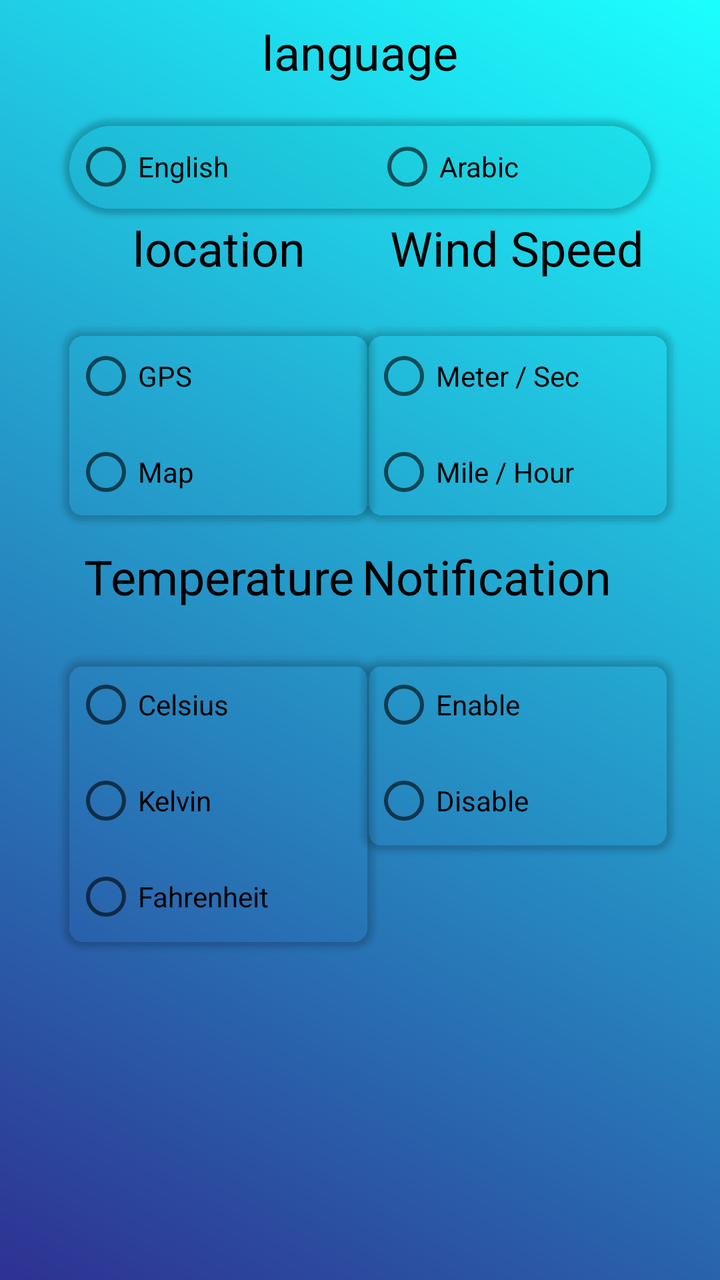
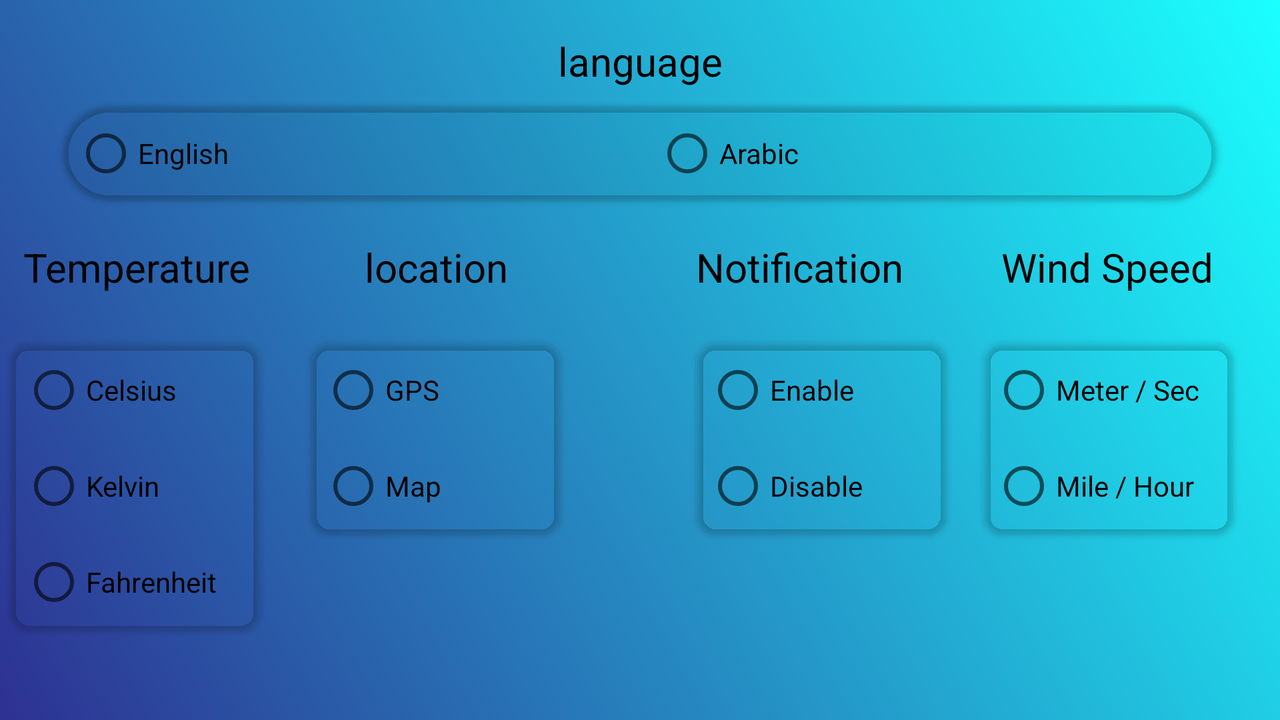

The same Android screen from two of the app's own layout files: first res/layout/ as a phone draws it, then the author's variant for another configuration, drawn on a device whose configuration selects that folder. Both files follow.
<!-- AndroidManifest.xml: application theme Theme.WeatherApp -->
<!-- res/layout/fragment_settings.xml -->
<?xml version="1.0" encoding="utf-8"?>
<androidx.constraintlayout.widget.ConstraintLayout xmlns:android="http://schemas.android.com/apk/res/android"
    xmlns:app="http://schemas.android.com/apk/res-auto"
    xmlns:tools="http://schemas.android.com/tools"
    android:layout_width="match_parent"

    android:background="@drawable/settingbackground"
    android:layout_height="match_parent"
    tools:context=".AppViews.SettingsFragment">

    <androidx.cardview.widget.CardView
        android:id="@+id/cardView99"
        android:layout_width="155dp"
        android:layout_height="wrap_content"
        android:elevation="0dp"
        app:cardBackgroundColor="@android:color/transparent"
        app:cardCornerRadius="10dp"
        app:layout_constraintBottom_toBottomOf="parent"
        app:layout_constraintEnd_toEndOf="@+id/cardView3"
        app:layout_constraintStart_toStartOf="@+id/cardView3"
        app:layout_constraintTop_toTopOf="@+id/cardView5"
        app:layout_constraintVertical_bias="0.0">

        <RadioGroup
            android:id="@+id/notification"
            android:layout_width="match_parent"
            android:layout_height="wrap_content"
            android:layout_marginStart="5dp"
            android:orientation="vertical">

            <RadioButton
                android:id="@+id/enablenf"
                android:layout_width="match_parent"
                android:layout_height="match_parent"
                android:layout_weight="1"
                android:foregroundGravity="center"
                android:gravity="start|center"
                android:text="@string/enable"
                android:textColor="@color/black" />

            <RadioButton
                android:id="@+id/disablenf"
                android:layout_width="match_parent"
                android:layout_height="match_parent"
                android:layout_weight="1"
                android:gravity="start|center"
                android:text="@string/disable"
                android:textColor="@color/black" />
        </RadioGroup>
    </androidx.cardview.widget.CardView>

    <TextView
        android:id="@+id/textView8"
        android:layout_width="0dp"
        android:layout_height="wrap_content"

        android:layout_marginBottom="24dp"
        android:background="@android:color/transparent"
        android:gravity="center"
        android:text="@string/temp"
        android:textColor="@color/black"
        android:textSize="24sp"
        app:layout_constraintBottom_toTopOf="@+id/cardView5"
        app:layout_constraintEnd_toEndOf="@+id/cardView5"
        app:layout_constraintHorizontal_bias="0.0"
        app:layout_constraintStart_toStartOf="@+id/cardView5" />

    <androidx.cardview.widget.CardView
        android:id="@+id/cardView5"
        android:layout_width="155dp"
        android:layout_height="wrap_content"
        android:layout_marginStart="32dp"
        app:cardBackgroundColor="@android:color/transparent"
        app:cardCornerRadius="10dp"
        app:layout_constraintBottom_toBottomOf="parent"
        app:layout_constraintEnd_toEndOf="@+id/cardView2"
        app:layout_constraintHorizontal_bias="1.0"
        app:layout_constraintStart_toStartOf="@+id/cardView2"
        app:layout_constraintTop_toBottomOf="@+id/cardView2"
        app:layout_constraintVertical_bias="0.29000002">

        <RadioGroup
            android:id="@+id/Temp"
            android:layout_width="match_parent"
            android:layout_height="wrap_content"
            android:layout_marginStart="5dp"
            android:orientation="vertical">

            <RadioButton
                android:id="@+id/Crdb"
                android:layout_width="match_parent"
                android:layout_height="match_parent"
                android:layout_weight="1"
                android:foregroundGravity="center"
                android:gravity="start|center"
                android:text="@string/C"
                android:textColor="@color/black" />

            <RadioButton
                android:id="@+id/Krdb"
                android:layout_width="match_parent"
                android:layout_height="match_parent"
                android:layout_weight="1"
                android:gravity="start|center"
                android:text="@string/K"
                android:textColor="@color/black" />
            <RadioButton
                android:id="@+id/Frdb"
                android:layout_width="match_parent"
                android:layout_height="match_parent"
                android:layout_weight="1"
                android:gravity="start|center"
                android:text="@string/F"
                android:textColor="@color/black" />
        </RadioGroup>
    </androidx.cardview.widget.CardView>

    <androidx.cardview.widget.CardView
        android:id="@+id/cardView3"

        android:layout_width="155dp"
        android:layout_height="wrap_content"
        android:layout_marginEnd="24dp"
        android:elevation="0dp"
        app:cardBackgroundColor="@android:color/transparent"
        app:cardCornerRadius="10dp"
        app:layout_constraintBottom_toBottomOf="@+id/cardView2"
        app:layout_constraintEnd_toEndOf="parent"
        app:layout_constraintHorizontal_bias="1.0"
        app:layout_constraintStart_toStartOf="parent"
        app:layout_constraintTop_toTopOf="@+id/cardView2"
        app:layout_constraintVertical_bias="0.289">

        <RadioGroup
            android:id="@+id/SpeenUnits"
            android:layout_width="match_parent"
            android:layout_height="wrap_content"
            android:layout_marginStart="5dp"
            android:orientation="vertical">

            <RadioButton
                android:id="@+id/radioButton6"
                android:layout_width="match_parent"
                android:layout_height="match_parent"
                android:layout_weight="1"
                android:foregroundGravity="center"
                android:gravity="start|center"
                android:text="@string/MS"
                android:textColor="@color/black" />

            <RadioButton
                android:id="@+id/radioButton7"
                android:layout_width="match_parent"
                android:layout_height="match_parent"
                android:layout_weight="1"
                android:gravity="start|center"
                android:text="@string/MH"
                android:textColor="@color/black" />
        </RadioGroup>
    </androidx.cardview.widget.CardView>


    <TextView
        android:id="@+id/textView3"
        android:layout_width="0dp"
        android:layout_height="wrap_content"

        android:layout_marginBottom="24dp"
        android:background="@android:color/transparent"
        android:gravity="center"
        android:text="@string/location"
        android:textColor="@color/black"
        android:textSize="24sp"
        app:layout_constraintBottom_toTopOf="@+id/cardView2"
        app:layout_constraintEnd_toEndOf="@+id/cardView2"
        app:layout_constraintHorizontal_bias="0.0"
        app:layout_constraintStart_toStartOf="@+id/cardView2" />

    <androidx.cardview.widget.CardView
        android:id="@+id/cardView2"
        android:layout_width="155dp"
        android:layout_height="wrap_content"
        android:layout_marginStart="32dp"
        android:layout_marginEnd="32dp"
        app:cardBackgroundColor="@android:color/transparent"
        app:cardCornerRadius="10dp"
        app:layout_constraintBottom_toBottomOf="parent"
        app:layout_constraintEnd_toEndOf="parent"
        app:layout_constraintHorizontal_bias="0.0"
        app:layout_constraintStart_toStartOf="parent"
        app:layout_constraintTop_toBottomOf="@+id/cardView"
        app:layout_constraintVertical_bias="0.13">

        <RadioGroup
            android:id="@+id/mode"
            android:layout_width="match_parent"
            android:layout_height="wrap_content"
            android:layout_marginStart="5dp"
            android:orientation="vertical">

            <RadioButton
                android:id="@+id/GPSrdb"
                android:layout_width="match_parent"
                android:layout_height="match_parent"
                android:layout_weight="1"
                android:foregroundGravity="center"
                android:gravity="start|center"
                android:text="@string/GPS"
                android:textColor="@color/black" />

            <RadioButton
                android:id="@+id/Map"
                android:layout_width="match_parent"
                android:layout_height="match_parent"
                android:layout_weight="1"
                android:gravity="start|center"
                android:text="@string/map"
                android:textColor="@color/black" />
        </RadioGroup>
    </androidx.cardview.widget.CardView>

    <androidx.cardview.widget.CardView
        app:cardBackgroundColor="@android:color/transparent"
        android:id="@+id/cardView"
        android:layout_width="0dp"
        android:layout_height="wrap_content"
        android:layout_marginStart="32dp"
        android:layout_marginEnd="32dp"
        app:cardCornerRadius="50dp"
        app:layout_constraintBottom_toBottomOf="parent"
        app:layout_constraintEnd_toEndOf="parent"
        app:layout_constraintHorizontal_bias="0.666"
        app:layout_constraintStart_toStartOf="parent"
        app:layout_constraintTop_toTopOf="parent"
        app:layout_constraintVertical_bias="0.100000024">

        <RadioGroup
            android:layout_marginStart="5dp"
            android:foreground="@android:color/transparent"
            android:id="@+id/languge"
            android:layout_width="match_parent"
            android:layout_height="wrap_content"
            android:orientation="horizontal">

            <RadioButton
                android:layout_marginEnd="5dp"

                android:id="@+id/Englishrdb"
                android:layout_width="wrap_content"
                android:layout_height="wrap_content"
                android:layout_weight="1"
                android:foreground="@android:color/transparent"
                android:foregroundGravity="center"
                android:gravity="start|center"
                android:text="@string/en"
                android:textColor="@color/black" />

            <RadioButton
                android:foreground="@android:color/transparent"
                android:id="@+id/arabicrdb"
                android:layout_width="wrap_content"
                android:layout_height="wrap_content"
                android:layout_weight="1"
                android:gravity="start|center"
                android:text="@string/ar"
                android:textColor="@color/black" />
        </RadioGroup>
    </androidx.cardview.widget.CardView>

    <TextView
        android:id="@+id/textView"
        android:layout_width="0dp"
        android:layout_height="wrap_content"
        android:layout_marginBottom="8dp"
        android:background="@android:color/transparent"

        android:gravity="center"
        android:text="@string/lang"
        android:textColor="@color/black"
        android:textSize="24sp"
        app:layout_constraintBottom_toTopOf="@+id/cardView"
        app:layout_constraintEnd_toEndOf="@+id/cardView"
        app:layout_constraintHorizontal_bias="0.0"
        app:layout_constraintStart_toStartOf="@+id/cardView"
        app:layout_constraintTop_toTopOf="parent" />

    <TextView
        android:id="@+id/textView5"
        android:layout_width="0dp"
        android:layout_height="0dp"
        android:gravity="center"
        android:text="@string/Wind_Speed"
        android:textColor="@color/black"
        android:textColorLink="@color/black"
        android:textSize="24sp"
        app:layout_constraintBottom_toBottomOf="@+id/textView3"
        app:layout_constraintEnd_toEndOf="@+id/cardView3"
        app:layout_constraintStart_toStartOf="@+id/cardView3"
        app:layout_constraintTop_toTopOf="@+id/textView3" />

    <TextView
        android:id="@+id/textView9"
        android:layout_width="0dp"
        android:layout_height="0dp"
        android:textColor="@color/black"
        android:textSize="24sp"
        android:text="@string/notif"
        app:layout_constraintBottom_toBottomOf="@+id/textView8"
        app:layout_constraintEnd_toEndOf="@+id/cardView99"
        app:layout_constraintStart_toStartOf="@+id/cardView99"
        app:layout_constraintTop_toTopOf="@+id/textView8" />

</androidx.constraintlayout.widget.ConstraintLayout>
<!-- resources referenced by this layout -->
<resources>
  <color name="black">#FF000000</color>
  <!-- drawable settingbackground (drawable) -->
  <?xml version="1.0" encoding="utf-8"?>
  <shape
      android:shape="rectangle"
      xmlns:android="http://schemas.android.com/apk/res/android">
      <gradient
          android:angle="225"
          android:endColor="#2E3192 "
          android:startColor="#1BFFFF"
          />
  </shape>
  <string name="C">Celsius</string>
  <string name="F">Fahrenheit</string>
  <string name="GPS">GPS</string>
  <string name="K">Kelvin</string>
  <string name="MH">Mile / Hour</string>
  <string name="MS">Meter / Sec</string>
  <string name="Wind_Speed">Wind Speed</string>
  <string name="ar">Arabic</string>
  <string name="disable">Disable</string>
  <string name="en">English</string>
  <string name="enable">Enable</string>
  <string name="lang">language</string>
  <string name="location">location</string>
  <string name="map">Map</string>
  <string name="notif">Notification</string>
  <string name="temp">Temperature</string>
  <style name="Theme.WeatherApp" parent="Base.Theme.WeatherApp" />
  <style name="Base.Theme.WeatherApp" parent="Theme.MaterialComponents.DayNight">
          
          
      </style>
</resources>
<!-- res/layout-land/fragment_settings.xml (the author's variant of the layout above) -->
<!-- drawn on the phone turned sideways -->
<?xml version="1.0" encoding="utf-8"?>
<androidx.constraintlayout.widget.ConstraintLayout xmlns:android="http://schemas.android.com/apk/res/android"
    xmlns:app="http://schemas.android.com/apk/res-auto"
    xmlns:tools="http://schemas.android.com/tools"
    android:layout_width="match_parent"

    android:background="@drawable/settingbackground"
    android:layout_height="match_parent"
    tools:context=".AppViews.SettingsFragment">

    <androidx.cardview.widget.CardView
        android:id="@+id/cardView99"
        android:layout_width="125dp"
        android:layout_height="wrap_content"
        android:elevation="0dp"
        app:cardBackgroundColor="@android:color/transparent"
        app:cardCornerRadius="10dp"
        app:layout_constraintBottom_toBottomOf="@+id/cardView2"
        app:layout_constraintEnd_toEndOf="@+id/cardView3"
        app:layout_constraintHorizontal_bias="0.32"
        app:layout_constraintStart_toEndOf="@+id/cardView2"
        app:layout_constraintTop_toTopOf="@+id/cardView5"
        app:layout_constraintVertical_bias="0.55">

        <RadioGroup
            android:id="@+id/notification"
            android:layout_width="match_parent"
            android:layout_height="wrap_content"
            android:layout_marginStart="5dp"
            android:orientation="vertical">

            <RadioButton
                android:id="@+id/enablenf"
                android:layout_width="match_parent"
                android:layout_height="match_parent"
                android:layout_weight="1"
                android:foregroundGravity="center"
                android:gravity="start|center"
                android:text="@string/enable"
                android:textColor="@color/black" />

            <RadioButton
                android:id="@+id/disablenf"
                android:layout_width="match_parent"
                android:layout_height="match_parent"
                android:layout_weight="1"
                android:gravity="start|center"
                android:text="@string/disable"
                android:textColor="@color/black" />
        </RadioGroup>
    </androidx.cardview.widget.CardView>

    <TextView
        android:id="@+id/textView8"
        android:layout_width="0dp"
        android:layout_height="wrap_content"

        android:layout_marginBottom="24dp"
        android:background="@android:color/transparent"
        android:gravity="center"
        android:text="@string/temp"
        android:textColor="@color/black"
        android:textSize="20sp"
        app:layout_constraintBottom_toTopOf="@+id/cardView5"
        app:layout_constraintEnd_toEndOf="@+id/cardView5"
        app:layout_constraintHorizontal_bias="0.0"
        app:layout_constraintStart_toStartOf="@+id/cardView5"
        app:layout_constraintTop_toTopOf="@+id/textView3" />

    <androidx.cardview.widget.CardView
        android:id="@+id/cardView5"
        android:layout_width="125dp"
        android:layout_height="wrap_content"
        app:cardBackgroundColor="@android:color/transparent"
        app:cardCornerRadius="10dp"
        app:layout_constraintEnd_toStartOf="@+id/cardView2"
        app:layout_constraintHorizontal_bias="0.2"
        app:layout_constraintStart_toStartOf="parent"
        app:layout_constraintTop_toTopOf="@+id/cardView2">

        <RadioGroup
            android:id="@+id/Temp"
            android:layout_width="match_parent"
            android:layout_height="wrap_content"
            android:layout_marginStart="5dp"
            android:orientation="vertical">

            <RadioButton
                android:id="@+id/Crdb"
                android:layout_width="match_parent"
                android:layout_height="match_parent"
                android:layout_weight="1"
                android:foregroundGravity="center"
                android:gravity="start|center"
                android:text="@string/C"
                android:textColor="@color/black" />

            <RadioButton
                android:id="@+id/Krdb"
                android:layout_width="match_parent"
                android:layout_height="match_parent"
                android:layout_weight="1"
                android:gravity="start|center"
                android:text="@string/K"
                android:textColor="@color/black" />

            <RadioButton
                android:id="@+id/Frdb"
                android:layout_width="match_parent"
                android:layout_height="match_parent"
                android:layout_weight="1"
                android:gravity="start|center"
                android:text="@string/F"
                android:textColor="@color/black" />
        </RadioGroup>
    </androidx.cardview.widget.CardView>

    <androidx.cardview.widget.CardView
        android:id="@+id/cardView3"

        android:layout_width="125dp"
        android:layout_height="wrap_content"
        android:layout_marginEnd="24dp"
        android:elevation="0dp"
        app:cardBackgroundColor="@android:color/transparent"
        app:cardCornerRadius="10dp"
        app:layout_constraintBottom_toBottomOf="@+id/cardView2"
        app:layout_constraintEnd_toEndOf="parent"
        app:layout_constraintHorizontal_bias="1.0"
        app:layout_constraintStart_toStartOf="parent"
        app:layout_constraintTop_toTopOf="@+id/cardView2"
        app:layout_constraintVertical_bias="0.289">

        <RadioGroup
            android:id="@+id/SpeenUnits"
            android:layout_width="match_parent"
            android:layout_height="wrap_content"
            android:layout_marginStart="5dp"
            android:orientation="vertical">

            <RadioButton
                android:id="@+id/MS"
                android:layout_width="match_parent"
                android:layout_height="match_parent"
                android:layout_weight="1"
                android:foregroundGravity="center"
                android:gravity="start|center"
                android:text="@string/MS"
                android:textColor="@color/black" />

            <RadioButton
                android:id="@+id/MH"
                android:layout_width="match_parent"
                android:layout_height="match_parent"
                android:layout_weight="1"
                android:gravity="start|center"
                android:text="@string/MH"
                android:textColor="@color/black" />
        </RadioGroup>
    </androidx.cardview.widget.CardView>


    <TextView
        android:id="@+id/textView3"
        android:layout_width="0dp"
        android:layout_height="wrap_content"

        android:layout_marginBottom="24dp"
        android:background="@android:color/transparent"
        android:gravity="center"
        android:text="@string/location"
        android:textColor="@color/black"
        android:textSize="20sp"
        app:layout_constraintBottom_toTopOf="@+id/cardView2"
        app:layout_constraintEnd_toEndOf="@+id/cardView2"
        app:layout_constraintHorizontal_bias="0.0"
        app:layout_constraintStart_toStartOf="@+id/cardView2" />

    <androidx.cardview.widget.CardView
        android:id="@+id/cardView2"
        android:layout_width="125dp"
        android:layout_height="wrap_content"
        android:layout_marginStart="32dp"
        app:cardBackgroundColor="@android:color/transparent"
        app:cardCornerRadius="10dp"
        app:layout_constraintBottom_toBottomOf="parent"
        app:layout_constraintEnd_toStartOf="@+id/cardView3"
        app:layout_constraintHorizontal_bias="0.37"
        app:layout_constraintStart_toStartOf="parent"
        app:layout_constraintTop_toBottomOf="@+id/cardView"
        app:layout_constraintVertical_bias="0.43">

        <RadioGroup
            android:id="@+id/mode"
            android:layout_width="match_parent"
            android:layout_height="wrap_content"
            android:layout_marginStart="5dp"
            android:orientation="vertical">

            <RadioButton
                android:id="@+id/GPSrdb"
                android:layout_width="match_parent"
                android:layout_height="match_parent"
                android:layout_weight="1"
                android:foregroundGravity="center"
                android:gravity="start|center"
                android:text="@string/GPS"
                android:textColor="@color/black" />

            <RadioButton
                android:id="@+id/Map"
                android:layout_width="match_parent"
                android:layout_height="match_parent"
                android:layout_weight="1"
                android:gravity="start|center"
                android:text="@string/map"
                android:textColor="@color/black" />
        </RadioGroup>
    </androidx.cardview.widget.CardView>

    <androidx.cardview.widget.CardView
        android:id="@+id/cardView"
        android:layout_width="0dp"
        android:layout_height="wrap_content"
        android:layout_marginStart="32dp"
        android:layout_marginTop="24dp"
        android:layout_marginEnd="32dp"
        app:cardBackgroundColor="@android:color/transparent"
        app:cardCornerRadius="50dp"
        app:layout_constraintBottom_toBottomOf="parent"
        app:layout_constraintEnd_toEndOf="parent"
        app:layout_constraintHorizontal_bias="0.666"
        app:layout_constraintStart_toStartOf="parent"
        app:layout_constraintTop_toTopOf="parent"
        app:layout_constraintVertical_bias="0.100000024">

        <RadioGroup
            android:id="@+id/languge"
            android:layout_width="match_parent"
            android:layout_height="wrap_content"
            android:layout_marginStart="5dp"
            android:foreground="@android:color/transparent"
            android:orientation="horizontal">

            <RadioButton
                android:id="@+id/Englishrdb"

                android:layout_width="wrap_content"
                android:layout_height="wrap_content"
                android:layout_marginEnd="5dp"
                android:layout_weight="1"
                android:foreground="@android:color/transparent"
                android:foregroundGravity="center"
                android:gravity="start|center"
                android:text="@string/en"
                android:textColor="@color/black" />

            <RadioButton
                android:id="@+id/arabicrdb"
                android:layout_width="wrap_content"
                android:layout_height="wrap_content"
                android:layout_weight="1"
                android:foreground="@android:color/transparent"
                android:gravity="start|center"
                android:text="@string/ar"
                android:textColor="@color/black" />
        </RadioGroup>
    </androidx.cardview.widget.CardView>

    <TextView
        android:id="@+id/textView"
        android:layout_width="0dp"
        android:layout_height="wrap_content"
        android:layout_marginTop="32dp"
        android:layout_marginBottom="24dp"

        android:background="@android:color/transparent"
        android:gravity="center"
        android:text="@string/lang"
        android:textColor="@color/black"
        android:textSize="20sp"
        app:layout_constraintBottom_toTopOf="@+id/cardView"
        app:layout_constraintEnd_toEndOf="@+id/cardView"
        app:layout_constraintHorizontal_bias="0.0"
        app:layout_constraintStart_toStartOf="@+id/cardView"
        app:layout_constraintTop_toTopOf="parent" />

    <TextView
        android:id="@+id/textView5"
        android:layout_width="wrap_content"
        android:layout_height="wrap_content"
        android:gravity="center"
        android:text="@string/Wind_Speed"
        android:textColor="@color/black"
        android:textColorLink="@color/black"
        android:textSize="20sp"
        app:layout_constraintBottom_toBottomOf="@+id/textView9"
        app:layout_constraintEnd_toEndOf="@+id/cardView3"
        app:layout_constraintStart_toStartOf="@+id/cardView3"
        app:layout_constraintTop_toTopOf="@+id/textView9"
        app:layout_constraintVertical_bias="0.84000003" />

    <TextView
        android:id="@+id/textView9"
        android:layout_width="0dp"
        android:layout_height="wrap_content"
        android:text="@string/notif"
        android:textColor="@color/black"
        android:textSize="20sp"
        app:layout_constraintBottom_toBottomOf="@+id/textView3"
        app:layout_constraintEnd_toEndOf="@+id/cardView99"
        app:layout_constraintStart_toStartOf="@+id/cardView99"
        app:layout_constraintTop_toTopOf="@+id/textView8"
        app:layout_constraintVertical_bias="0.86" />

</androidx.constraintlayout.widget.ConstraintLayout>
